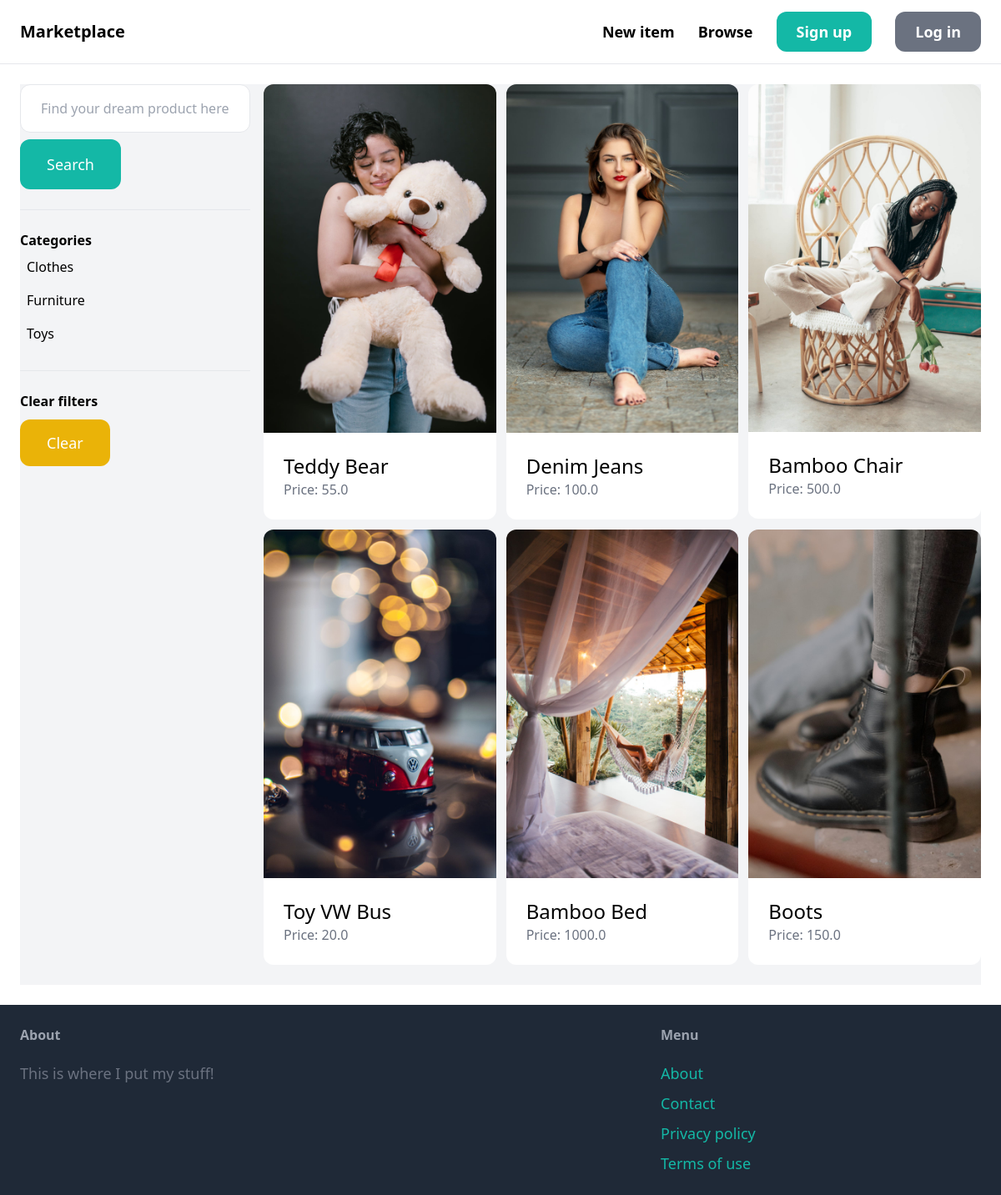
The app's page /items/ with its own data.
### item/models.py (models this page shows, shortened)
class Category(models.Model):
    name = models.CharField(max_length=255)
    class Meta:
        ordering = ('name',)
        verbose_name_plural = "Categories"

class Item(models.Model):
    category = models.ForeignKey(Category, related_name='items', on_delete=models.CASCADE)
    name = models.CharField(max_length=255)
    description = models.TextField(blank=True, null=True)
    price = models.FloatField()
    image = models.ImageField(upload_to='item_images', blank=True, null=True)
    is_sold = models.BooleanField(default=False)
    created_by = models.ForeignKey(User, related_name='items', on_delete=models.CASCADE)
    created_at = models.DateTimeField(auto_now_add=True)

### item/views.py (the view)
# urls.py: path('', views.items, name='items'),
def items(request):
    query = request.GET.get('query', '')
    category_id = request.GET.get('category', 0)
    categories = Category.objects.all()
    items = Item.objects.filter(is_sold=False)
    if category_id:
        items = items.filter(category_id=category_id)
    if query:
        items = items.filter(Q(name__icontains=query) | Q(description__icontains=query))
    return render(request, 'item/items.html', {
        'items': items,
        'query': query,
        'categories': categories,
        'category_id': int(category_id)
    })

### item/templates/item/items.html (shortened to what this page needs)
{% extends 'core/base.html' %}
{% block content %}
    <div class="pb-6 grid grid-cols-4 gap-4 bg-gray-100">
        <div class="col-span-1">
            <form method="get" action="{% url 'item:items' %}">
                <input name="query" class="w-full py-4 px-6 border rounded-xl" type="text" value="{{ query }}" placeholder="Find your dream product here...">
                <button class="mt-2 py-4 px-8 text-lg bg-teal-500 hover:bg-teal-700 text-white rounded-xl">Search</button>
            </form>
            <hr class="my-6">
            <p class="font-semibold">Categories</p>
            <ul>
              {% for category in categories %}
                <li class="py-2 px-2 rounded-xl {% if category.id == category_id %} bg-gray-200 {% endif %}">
                  <a href="{% url 'item:items' %}?query={{ query }}&category={{ category.id }}">{{ category.name }}</a>
                </li>
              {% endfor %}
            </ul>
            <hr class="my-6">
            <p class="font-semibold">Clear filters</p><br>
            <ul>
              <li><a href="{% url 'item:items' %}" class="mt-2 py-4 px-8 inline block bg-yellow-500 hover:bg-yellow-700 text-lg rounded-xl text-white">Clear</a></li>
            </ul>
        </div>
        <div class="col-span-3">
            <div class="grid grid-cols-3 gap-3">
                {% for item in items %}
                <div>
                  <a href="{% url 'item:detail' item.id %}">
                    <div>
                      <img src="{{ item.image.url }}" class="rounded-t-xl" />
                    </div>
                    <div class="p-6 bg-white rounded-b-xl">
                      <h2 class="text-2xl">{{ item.name }}</h2>
                      <p class="text-gray-500">Price: {{ item.price }}</p>
                    </div>
                  </a>
                </div>
                {% endfor %}
              </div>
        </div>
    </div>
{% endblock %}

### records on screen
Category: name "Clothes"
Category: name "Furniture"
Category: name "Toys"
Item: image (picture), name "Teddy Bear", price "55.0"
Item: image (picture), name "Denim Jeans", price "100.0"
Item: image (picture), name "Bamboo Chair", price "500.0"
Item: image (picture), name "Toy VW Bus", price "20.0"
Item: image (picture), name "Bamboo Bed", price "1000.0"
Item: image (picture), name "Boots", price "150.0"
